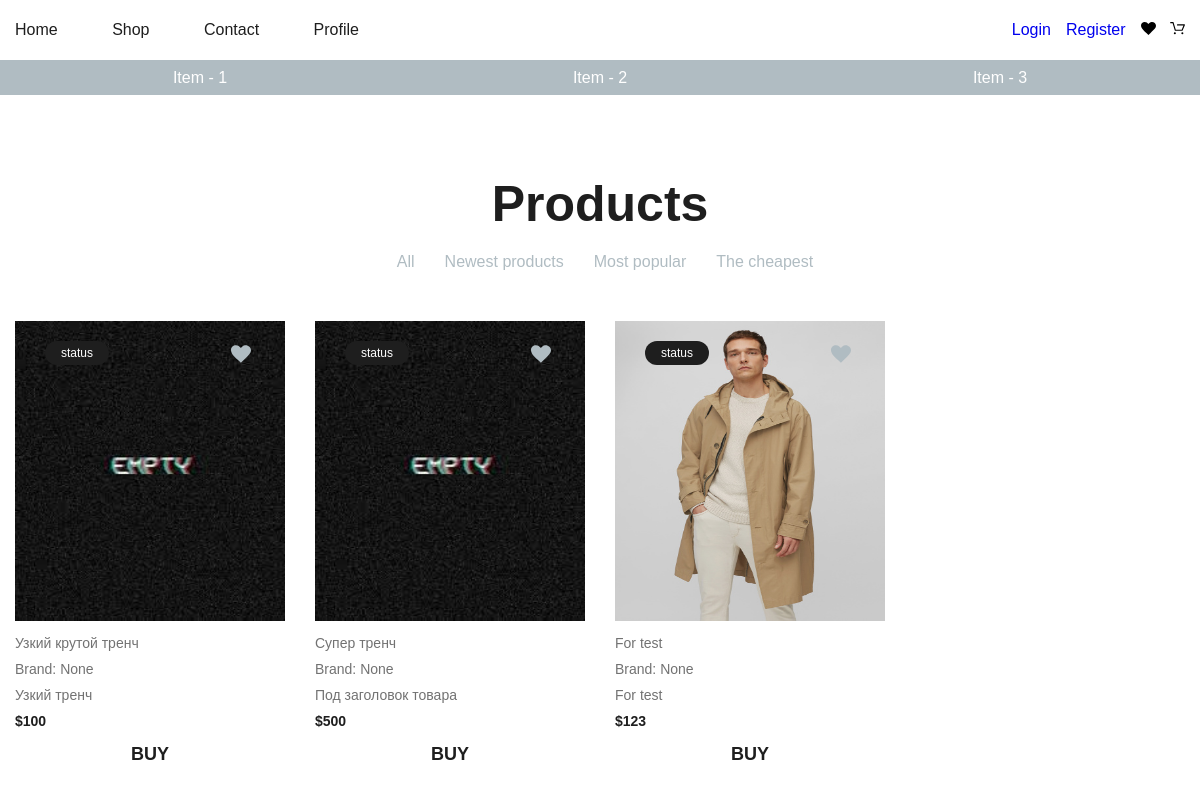
/, run on an earlier commit of the app's database.
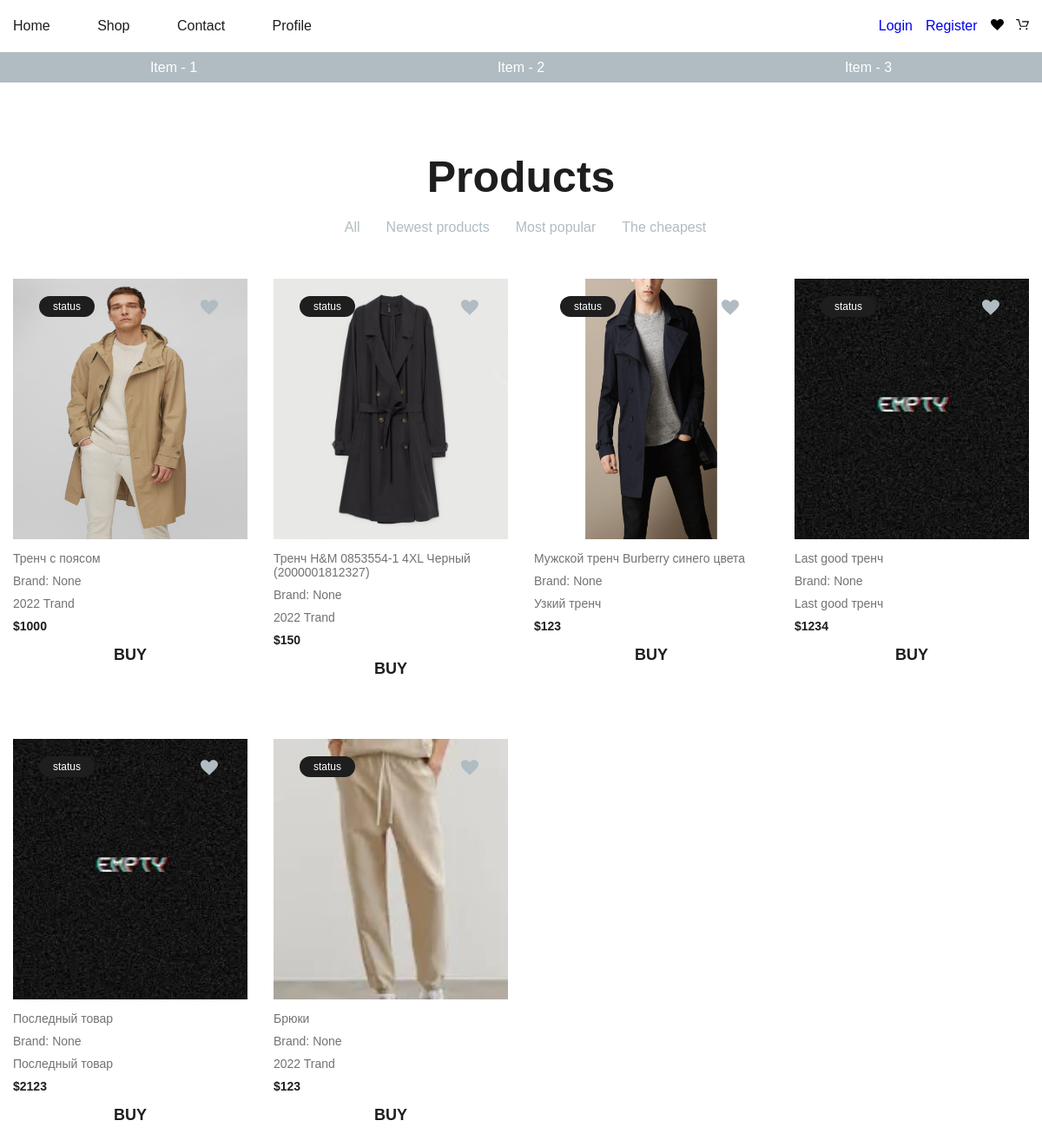
And on a later commit of the database.
### mainApp/models.py (models this page shows, shortened)
class Good(m.Model):
    title = m.CharField(max_length=250, verbose_name="Заголовок товара")
    subtitle = m.CharField(max_length=250, verbose_name="Под заголовок товара")
    description = m.TextField(verbose_name="Описание товара", blank=True, null=True)
    price = m.PositiveIntegerField(verbose_name="Цена")
    photo = m.ImageField(upload_to="photos/goods/%m/%d/", verbose_name="Фото товара", default="empty.jfif")
    views = m.PositiveIntegerField(default=0, verbose_name="Количество просмотров")
    is_published = m.BooleanField(default=True, verbose_name="Опулбиковано ?")
    created_dt = m.DateTimeField(auto_now_add=True)
    updated_dt = m.DateTimeField(auto_now=True)
    category = TreeForeignKey(Category, on_delete=m.CASCADE, blank=False,
                              null=False, verbose_name=u'Раздел')
    slug = m.SlugField(max_length=255, unique=True, blank=True)
    class Meta:
        verbose_name = "Товар"
        verbose_name_plural = "Товары"
    def get_absolute_url(self):
        return reverse('good_detail', kwargs={'slug': self.slug})

### mainApp/views.py (the view, shortened to what this page needs)
# urls.py: path('', views.HomeView.as_view(), name='home'),
class HomeView(View):
    template_name = 'mainApp/home.html'
    def get(self, request, *args, **kwargs):
        filter_value = request.GET.get('filter')
        if filter_value == 'by-date':
            ordered_goods = Good.objects.order_by('-created_dt')[:8]
        elif filter_value == 'by-views':
            ordered_goods = Good.objects.order_by('-views')[:8]
        elif filter_value == 'by-price':
            ordered_goods = Good.objects.order_by('price')[:8]
        else:
            ordered_goods = Good.objects.all()[:8]
        context = {
            "all_goods": ordered_goods
        }
        return render(request, self.template_name, context=context)

### basket/basket_class.py (called while the page is built)
    def __len__(self):
        return sum(item['qty'] for item in self.basket.values())

### basket/context_processors.py (called while the page is built)
def basket(request):
    return {'basket': Basket(request)}

### mainApp/templates/mainApp/home.html (shortened to what this page needs)
{% extends 'base.html' %}
{% load static %}
{% block content %}
  <section class="products">
    <div class="container">
      <div class="products__inner">
        <div class="products__filter">
          <h2 class="products__title">Products</h2>
          <ul class="products__control">
            <li class="products__control__item" data-filter="all">
              <a href="{% url 'home' %}">All</a>
            </li>
            <li class="products__control__item" data-filter="by-date">
              <a href="{% url 'home' %}?filter=by-date">Newest products</a>
            </li>
            <li class="products__control__item" data-filter="by-views">
              <a href="{% url 'home' %}?filter=by-views">Most popular</a>
            </li>
            <li class="products__control__item" data-filter="by-price">
              <a href="{% url 'home' %}?filter=by-price">The cheapest</a>
            </li>
          </ul>
        </div>
        <div class="products__list">
          {% for good in all_goods %}
            {% include 'mainApp/include/_output_good.html' %}
          {% endfor %}
        </div>
      </div>
    </div>
  </section>
{% endblock %}

### templates/base.html (shortened to what this page needs)
<!DOCTYPE html>
{% load static %}
<html lang="en">
<head>
  <link rel="stylesheet" href="{% static 'mainApp/css/home.css' %}">
  <link rel="stylesheet" href="{% static 'mainApp/css/catalog_products.css' %}">
  <link rel="stylesheet" href="{% static 'mainApp/css/catalog_dropdown.css' %}">
  <link rel="stylesheet" href="{% static 'mainApp/css/components.css' %}">
  <link rel="stylesheet" href="{% static 'mainApp/css/shop.css' %}">
  <link rel="stylesheet" href="{% static 'mainApp/css/item_detail.css' %}">
  <link rel="stylesheet" href="{% static 'basket/css/basket.css' %}">
  <link rel="stylesheet" href="{% static 'account/css/auth_style.css' %}">
</head>
<body>
{% include 'include/_header.html' %}
{% include 'include/_header-info.html' %}
{% block content %}{% endblock %}
</body>
</html>

### templates/include/_header.html (shortened to what this page needs)
{% load static %}
<header class="header">
  <div class="container">
    <div class="header__inner">
      <nav class="nav">
        <a href="{% url 'home' %}" class="nav__link">Home</a>
        <a href="{% url 'catalog' %}" class="nav__link">Shop</a>
        <a href="#" class="nav__link">Contact</a>
        <a href="{% url 'account:profile' %}" class="nav__link">Profile
        </a>
      </nav>
      <div class="header__right">
        {% if user.is_authenticated %}
          <a href="{% url 'account:logout' %}">Logout</a>
        {% else %}
          <a style="margin-right: 15px;" href="{% url 'account:login' %}">Login</a>
          <a style="margin-right: 15px;" href="{% url 'account:register' %}">Register</a>
        {% endif %}
        <div>
          <div class="header__wishlist">{% csrf_token %}
            <a href="{% url 'wishlist:wishlist_page' %}">
              <img class="header__wishlist" src="{% static 'mainApp/img/heart-black.svg' %}" alt="">
            </a>
          </div>
          <div class="basket">
            <a href="{% url 'basket:basket_page' %}">
              <img src="{% static 'mainApp/img/shopping-cart.svg' %}" alt="">
            </a>
          </div>
        </div>
      </div>
    </div>
  </div>
</header>

### templates/include/_header-info.html
<div class="header-info">
  <div class="container">
    <div class="header-info__list">
      <a class="header-info__item">Item - 1</a>
      <a class="header-info__item">Item - 2</a>
      <a class="header-info__item">Item - 3</a>
    </div>
  </div>
</div>

### mainApp/templates/mainApp/include/_output_good.html (shortened to what this page needs)
{% load static %}
<div class="products__item" id="products__item{{ good.id }}"
     data-views="{{ good.views }}"
     data-created="{{ good.created_dt }}"
     data-price="{{ good.price }}">
  <div class="products__item__inner">
    <div class="product__item__top">
      <div class="status">status</div>
      <div class="wishlist {% if good.wishlist_set.all %}wishlist__active{% endif %}" id="wishlist{{ good.id }}"
           data-id={{ good.id }}
      >
      </div>
      <div class="product__item__top__img">
        <a href="{{ good.get_absolute_url }}">
          <img src="{{ good.photo.url }}" alt="" width="100%" height="300px">
        </a>
      </div>
    </div>
    <div class="products__item__bottom">
      <p class="products__item__bottom__title">{{ good.title }}</p>
      <p class="products__item__bottom__brand">Brand: None</p>
      <p class="products__item__bottom__desc">{{ good.subtitle }}</p>
      <p class="products__item__bottom__price">${{ good.price }}</p>
      <a class="btn">BUY</a>
    </div>
  </div>
</div>

### mainApp/static/mainApp/css/home.css (style rules this page uses)
*, *::before, *::after { box-sizing: border-box; }
h1, h2, h3, h4, h5, h6 { margin: 0; }
p { margin: 0; }
ul { margin: 0; }
li { margin: 0; }
a { text-decoration: none; }
.container { width: 100%; max-width: 1200px; margin: 0 auto; padding: 0; }
body { margin: 0; color: #1e1e1e; font-family: "Amatic", sans-serif; }
.header__inner { display: flex; height: 60px; padding: 0 15px; justify-content: space-between; align-items: center; }
.nav__link { margin-left: 50px; text-decoration: none; cursor: pointer; color: #1e1e1e; transition: color .1s linear; }
.nav__link:first-child { margin-left: 0; }
.header__right { display: flex; }
.header__wishlist { display: inline-block; margin-right: 10px; height: 15px; width: 15px; cursor: pointer; }
.header-info { background-color: #B0BCC2; }
.header-info__list { display: flex; height: 35px; justify-content: space-around; align-items: center; color: white; }

### mainApp/static/mainApp/css/catalog_products.css (style rules this page uses)
.products { margin-top: 80px; position: relative; }
.products__filter { display: flex; flex-direction: column; align-items: center; }
.products__title { font-size: 50px; }
.products__control { display: flex; width: 100%; justify-content: center; list-style-type: none; }
.products__control__item { margin-top: 20px; margin-right: 30px; cursor: pointer; }
.products__control__item, .products__control__item a { color: #B0BCC2; transition: color .1s linear; }
.products__list { display: flex; flex-wrap: wrap; }
.products__item { margin-top: 50px; height: 480px; width: 25%; }
.products__item__inner { padding: 0 15px; display: flex; flex-direction: column; }
.product__item__top { position: relative; transition: .5s; }
.products__item__bottom__price, .products__item__bottom__desc, .products__item__bottom__brand, .products__item__bottom__title { margin-top: 10px; font-size: 14px; font-weight: 500; color: #727272; }
.products__item__bottom__price { color: #1e1e1e; font-weight: bold; }

### mainApp/static/mainApp/css/components.css (style rules this page uses)
.basket { position: relative; display: inline-block; }
.btn { display: flex; justify-content: center; align-items: center; width: 100%; height: 30px; margin-top: 10px; font-size: 18px; font-weight: 700; cursor: pointer; }
.wishlist #black-heart { position: absolute; height: 20px; width: 20px; top: 23px; left: 80%; fill: #B0BCC2; }
.status { position: absolute; left: 30px; top: 20px; padding: 5px 16px; font-size: 12px; background: #1e1e1e; color: #fff; border-radius: 50px; }

What changed in the data, as far as the page shows it:
removed Good: photo (placeholder picture), title "Узкий крутой тренч", subtitle "Узкий тренч", price "100"
removed Good: photo (placeholder picture), title "Супер тренч", subtitle "Под заголовок товара", price "500"
removed Good: photo (picture), title "For test", subtitle "For test", price "123"
added Good: photo (picture), title "Тренч с поясом", subtitle "2022 Trand", price "1000"
added Good: photo (picture), title "Тренч H&M 0853554-1 4XL Черный (2000001812327)", subtitle "2022 Trand", price "150"
added Good: photo (picture), title "Мужской тренч Burberry синего цвета", subtitle "Узкий тренч", price "123"
added Good: photo (placeholder picture), title "Last good тренч", subtitle "Last good тренч", price "1234"
added Good: photo (placeholder picture), title "Последный товар", subtitle "Последный товар", price "2123"
added Good: photo (picture), title "Брюки", subtitle "2022 Trand", price "123"
